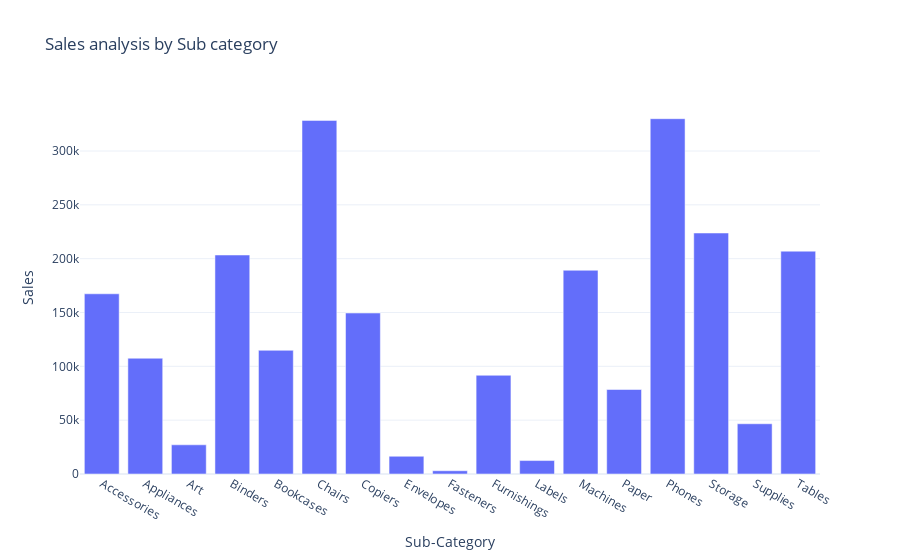

Notebook code cell kept with this figure:
### Code cell
# Bar graph for Sales of sub-category

fig = px.bar(sales_by_subcategory,
             x= 'Sub-Category',
             y= 'Sales',
            title= 'Sales analysis by Sub category')

fig.show()

### Figure 1 — Plotly figure (JSON) as saved in the notebook; plotly's stock layout.template omitted (floating-point values rounded to 4 significant figures)
{"data": [{"hovertemplate": "Sub-Category=%{x}<br>Sales=%{y}<extra></extra>", "legendgroup": "", "marker": {"color": "#636efa", "pattern": {"shape": ""}}, "name": "", "orientation": "v", "showlegend": false, "textposition": "auto", "type": "bar", "x": ["Accessories", "Appliances", "Art", "Binders", "Bookcases", "Chairs", "Copiers", "Envelopes", "Fasteners", "Furnishings", "Labels", "Machines", "Paper", "Phones", "Storage", "Supplies", "Tables"], "xaxis": "x", "y": [167400.0, 107500.0, 27120.0, 203400.0, 114900.0, 328400.0, 149500.0, 16480.0, 3024.0, 91710.0, 12490.0, 189200.0, 78480.0, 330000.0, 223800.0, 46670.0, 207000.0], "yaxis": "y"}], "layout": {"barmode": "relative", "legend": {"tracegroupgap": 0}, "title": {"text": "Sales analysis by Sub category"}, "xaxis": {"anchor": "y", "domain": [0, 1], "title": {"text": "Sub-Category"}}, "yaxis": {"anchor": "x", "domain": [0, 1], "title": {"text": "Sales"}}}}
